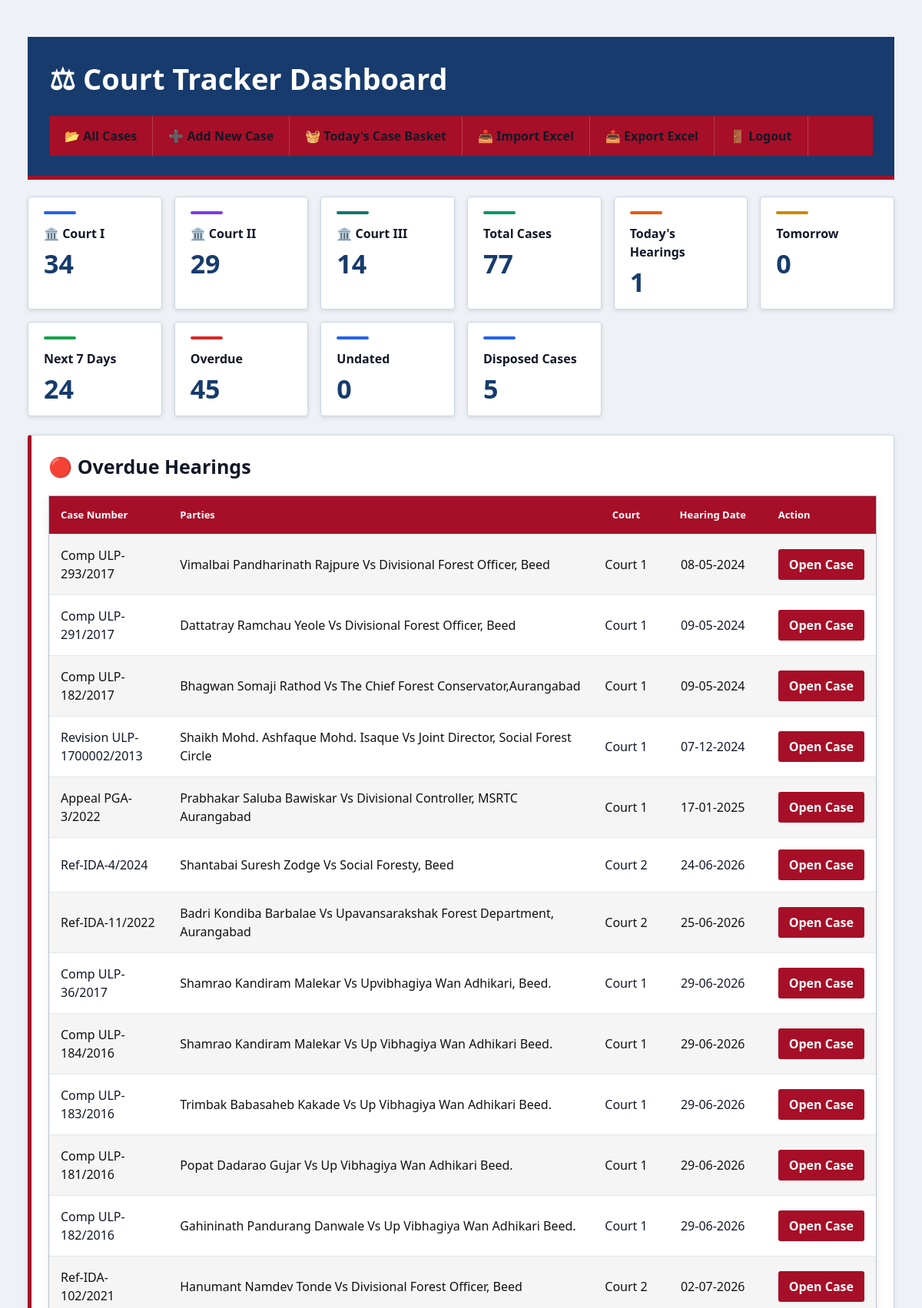
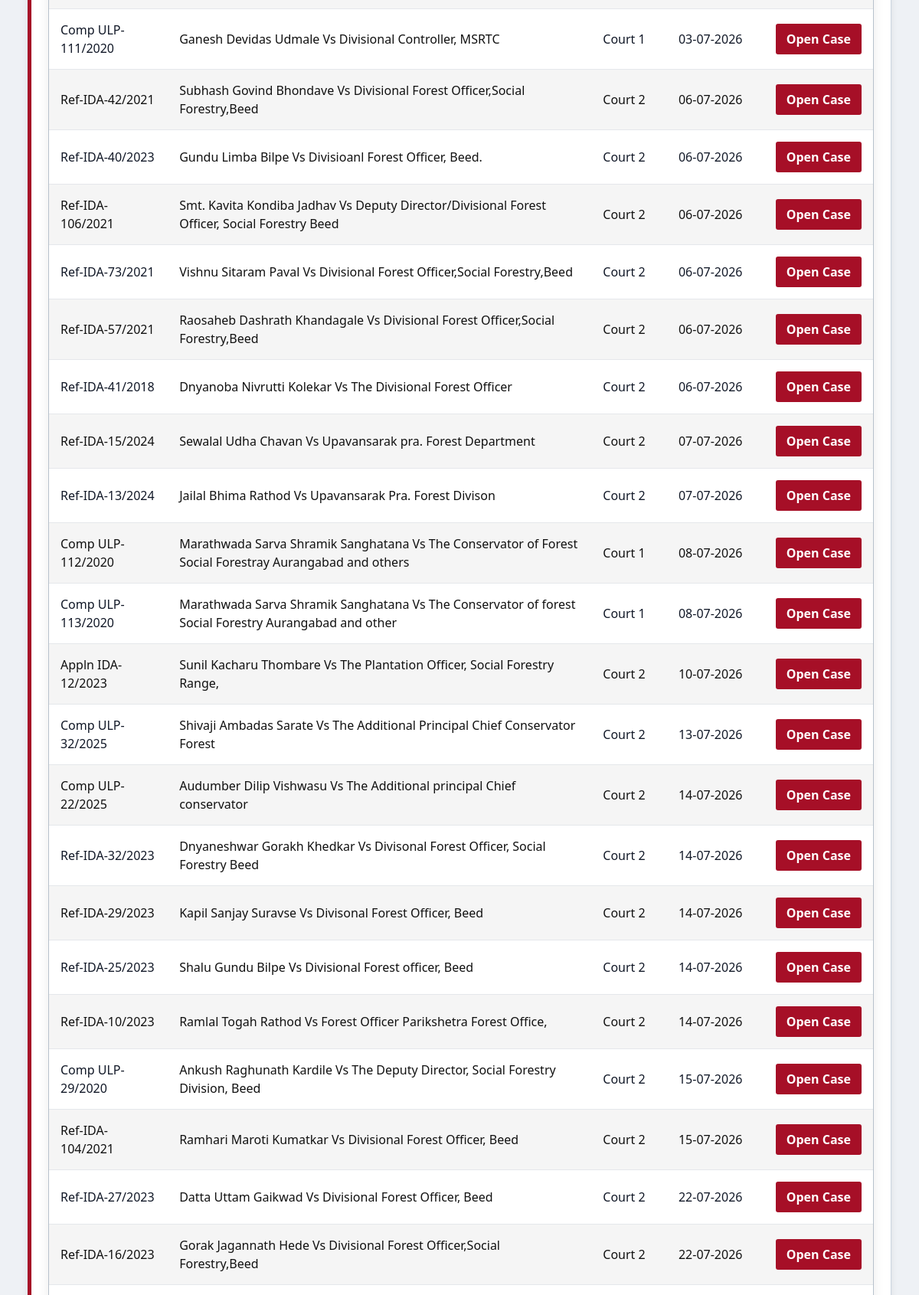
Screenshot of / (signed in, upper part) with the database file from the repository (2 pictures, top to bottom).
### app.py (models this page shows)
class Case(db.Model):
    id = db.Column(
        db.Integer,
        primary_key=True
    )
    case_no = db.Column(
        db.String(100),
        nullable=False
    )
    crn_no = db.Column(
        db.String(100),
        nullable=True
    )
    advocate_name = db.Column(
        db.String(200),
        nullable=True
    )
    case_disposed = db.Column(
        db.String(20),
        nullable=True,
        default="No"
    )
    court_no = db.Column(
        db.Integer,
        nullable=False
    )
    parties = db.Column(
        db.String(200),
        nullable=False
    )
    case_stage = db.Column(
        db.String(100),
        nullable=False
    )
    case_stage_other = db.Column(
        db.String(200),
        nullable=True
    )
    next_hearing_date = db.Column(
        db.Date,
        nullable=True
    )
    decision_date = db.Column(
        db.Date,
        nullable=True
    )
    today_serial_no = db.Column(
        db.Integer,
        nullable=True
    )
    hearings = db.relationship(
        "Hearing",
        backref="case",
        lazy=True,
        cascade="all, delete-orphan"
    )
    evidences = db.relationship(
        "Evidence",
        backref="case",
        lazy=True,
        cascade="all, delete-orphan"
    )

### app.py (the view)
@app.route("/")
@login_required
def home():
    today = date.today()
    tomorrow = today + timedelta(
        days=1
    )
    next_7_days = today + timedelta(
        days=7
    )
    total_cases = Case.query.count()
    court_1_count = Case.query.filter_by(
        court_no=1
    ).count()
    court_2_count = Case.query.filter_by(
        court_no=2
    ).count()
    court_3_count = Case.query.filter_by(
        court_no=3
    ).count()
    past_cases = Case.query.filter(
        Case.next_hearing_date < today
    ).count()
    todays_cases = Case.query.filter(
        Case.next_hearing_date == today
    ).count()
    tomorrow_cases = Case.query.filter(
        Case.next_hearing_date == tomorrow
    ).count()
    upcoming_cases = Case.query.filter(
        Case.next_hearing_date > today
    ).count()
    next_7_days_count = Case.query.filter(
        Case.next_hearing_date >= today,
        Case.next_hearing_date <= next_7_days
    ).count()
    undated_cases = Case.query.filter(
        Case.next_hearing_date.is_(None),
        Case.decision_date.is_(None),
        Case.case_disposed != "Yes"
    ).count()
    disposed_cases = Case.query.filter_by(
        case_disposed="Yes"
    ).count()
    notice_count = Case.query.filter_by(
        case_stage="Notice"
    ).count()
    admission_count = Case.query.filter_by(
        case_stage="Admission"
    ).count()
    hearing_count = Case.query.filter_by(
        case_stage="Hearing"
    ).count()
    evidence_count = Case.query.filter_by(
        case_stage="Evidence"
    ).count()
    cross_examination_count = Case.query.filter_by(
        case_stage="Cross Examination"
    ).count()
    arguments_count = Case.query.filter_by(
        case_stage="Arguments"
    ).count()
    final_arguments_count = Case.query.filter_by(
        case_stage="Final Arguments"
    ).count()
    final_hearing_count = Case.query.filter_by(
        case_stage="Final Hearing"
    ).count()
    judgment_count = Case.query.filter_by(
        case_stage="Judgment"
    ).count()
    order_count = Case.query.filter_by(
        case_stage="Order"
    ).count()
    todays_hearings = Case.query.filter(
        Case.next_hearing_date == today
    ).order_by(
        Case.court_no
    ).all()
    tomorrow_hearings = Case.query.filter(
        Case.next_hearing_date == tomorrow
    ).order_by(
        Case.court_no
    ).all()
    upcoming_hearings = Case.query.filter(
        Case.next_hearing_date > tomorrow,
        Case.next_hearing_date <= next_7_days
    ).order_by(
        Case.next_hearing_date
    ).all()
    overdue_hearings = Case.query.filter(
        Case.next_hearing_date < today
    ).order_by(
        Case.next_hearing_date
    ).all()
    recent_hearings = Hearing.query.order_by(
        Hearing.id.desc()
    ).limit(5).all()
    recent_evidences = Evidence.query.order_by(
        Evidence.id.desc()
    ).limit(5).all()
    return render_template(
        "dashboard.html",
        total_cases=total_cases,
        court_1_count=court_1_count,
        court_2_count=court_2_count,
        court_3_count=court_3_count,
        past_cases=past_cases,
        todays_cases=todays_cases,
        tomorrow_cases=tomorrow_cases,
        upcoming_cases=upcoming_cases,
        next_7_days_count=next_7_days_count,
        undated_cases=undated_cases,
        disposed_cases=disposed_cases,
        notice_count=notice_count,
        admission_count=admission_count,
        hearing_count=hearing_count,
        evidence_count=evidence_count,
        cross_examination_count=cross_examination_count,
        arguments_count=arguments_count,
        final_arguments_count=final_arguments_count,
        final_hearing_count=final_hearing_count,
        judgment_count=judgment_count,
        order_count=order_count,
        todays_hearings=todays_hearings,
        tomorrow_hearings=tomorrow_hearings,
        upcoming_hearings=upcoming_hearings,
        overdue_hearings=overdue_hearings,
        recent_hearings=recent_hearings,
        recent_evidences=recent_evidences,
        today=today,
        tomorrow=tomorrow
    )

### app.py (called while the page is built, shortened)
def login_required(view):
    @wraps(view)
    def wrapped_view(*args, **kwargs):
        return view(*args, **kwargs)
    return wrapped_view

### templates/dashboard.html (shortened to what this page needs)
<!DOCTYPE html>
<html lang="en">
<head>
    <link rel="stylesheet" href="{{ url_for('static', filename='style.css') }}">
</head>
<body>
<div class="container">
<header class="topbar">
    <h1>⚖ Court Tracker Dashboard</h1>
    <nav class="nav">
        <a href="/cases">📂 All Cases</a>
        <a href="/add-case">➕ Add New Case</a>
        <a href="/today-cases">🧺 Today's Case Basket</a>
        <a href="/import-excel">📥 Import Excel</a>
        <a href="/export-excel">📤 Export Excel</a>
        <a href="/logout">🚪 Logout</a>
    </nav>
</header>
<div class="stats-container">
    <a href="/cases?court_no=1" class="stat-card">
    <h3>🏛️ Court I</h3>
    <div class="number">{{ court_1_count }}</div>
</a>
<a href="/cases?court_no=2" class="stat-card">
    <h3>🏛️ Court II</h3>
    <div class="number">{{ court_2_count }}</div>
</a>
<a href="/cases?court_no=3" class="stat-card">
    <h3>🏛️ Court III</h3>
    <div class="number">{{ court_3_count }}</div>
</a>
    <a href="/cases" class="stat-card">
        <h3>Total Cases</h3>
        <div class="number">{{ total_cases }}</div>
    </a>
    <a href="/cases?hearing_status=today" class="stat-card">
        <h3>Today's Hearings</h3>
        <div class="number">{{ todays_cases }}</div>
    </a>
    <a href="/cases?hearing_status=tomorrow" class="stat-card">
        <h3>Tomorrow</h3>
        <div class="number">{{ tomorrow_cases }}</div>
    </a>
    <a href="/cases?hearing_status=upcoming" class="stat-card">
        <h3>Next 7 Days</h3>
        <div class="number">{{ next_7_days_count }}</div>
    </a>
    <a href="/cases?hearing_status=past" class="stat-card">
        <h3>Overdue</h3>
        <div class="number">{{ past_cases }}</div>
    </a>
    <a href="/cases?hearing_status=undated" class="stat-card">
        <h3>Undated</h3>
        <div class="number">{{ undated_cases }}</div>
    </a>
    <a href="/cases?case_disposed=Yes" class="stat-card">
        <h3>Disposed Cases</h3>
        <div class="number">{{ disposed_cases }}</div>
    </a>
</div>
<section class="section overdue">
<h2>🔴 Overdue Hearings</h2>
{% if overdue_hearings %}
<div class="table-container">
<table>
<tr>
    <th>Case Number</th>
    <th>Parties</th>
    <th>Court</th>
    <th>Hearing Date</th>
    <th>Action</th>
</tr>
{% for case in overdue_hearings %}
<tr>
    <td>{{ case.case_no }}</td>
    <td>{{ case.parties }}</td>
    <td>Court {{ case.court_no }}</td>
    <td>{{ case.next_hearing_date.strftime("%d-%m-%Y") }}</td>
    <td><a class="open-btn" href="/case/{{ case.id }}">Open Case</a></td>
</tr>
{% endfor %}
</table>
</div>
{% else %}
<p class="empty-message">✅ No overdue hearings.</p>
{% endif %}
</section>
</div>
</body>
</html>

### static/style.css (style rules this page uses)
:root { --primary: #2563eb; --primary-dark: #1d4ed8; --success: #15803d; --danger: #dc2626; --warning: #b45309; --bg: #f4f6f8; --surface: #ffffff; --text: #1f2937; --muted: #6b7280; --border: #d1d5db; --shadow: 0 4px 14px rgba(0, 0, 0, 0.08); --radius: 10px; }
* { box-sizing: border-box; }
html { -webkit-text-size-adjust: 100%; }
body { margin: 0; padding: 20px; min-height: 100vh; font-family: Arial, sans-serif; background: var(--bg); color: var(--text); line-height: 1.5; }
.container { width: min(100%, 1200px); margin: 0 auto; }
h1, h2, h3, p { overflow-wrap: anywhere; }
h1 { margin: 0 0 22px; font-size: clamp(24px, 4vw, 32px); }
h2 { margin-top: 28px; font-size: clamp(20px, 3vw, 25px); }
h3 { font-size: 18px; }
a { color: var(--primary); }
.table-container { width: 100%; overflow-x: auto; background: var(--surface); border-radius: var(--radius); box-shadow: var(--shadow); -webkit-overflow-scrolling: touch; }
table { width: 100%; min-width: 680px; border-collapse: collapse; background: var(--surface); }
th, td { padding: 12px 14px; border-bottom: 1px solid #e5e7eb; text-align: left; vertical-align: top; white-space: normal; }
th { position: sticky; top: 0; background: var(--primary); color: #fff; white-space: nowrap; }
.nav a { color: #172033 !important; font-weight: 800 !important; }
.stat-card { color: #172033 !important; }
.stat-card h3 { color: #1e293b !important; font-weight: 800 !important; }
.number { color: #1e4fa8 !important; }
.section h2 { color: #172033 !important; font-weight: 800 !important; }
td { color: #172033 !important; font-weight: 600 !important; }
th { color: #ffffff !important; font-weight: 800 !important; white-space: nowrap; }
th:nth-child(4), td:nth-child(4) { white-space: nowrap !important; min-width: 130px; width: 130px; text-align: center; }
th:nth-child(3), td:nth-child(3) { text-align: center; white-space: nowrap; min-width: 70px; }
td:nth-child(2) { color: #172033 !important; min-width: 450px; }
tbody tr:nth-child(even) td { background: #f3f6fa !important; }
body { background: #eef1f5 !important; color: #111827 !important; font-family: Arial, Helvetica, sans-serif; }
.container { background: transparent !important; }
.topbar { background: #173b6c !important; border-radius: 0 !important; box-shadow: none !important; border-bottom: 5px solid #a60f27 !important; }
.topbar h1 { color: #ffffff !important; font-weight: 800 !important; }
.nav { background: #a60f27 !important; padding: 0 !important; gap: 0 !important; }
.nav a { background: #a60f27 !important; color: #ffffff !important; border-radius: 0 !important; border: none !important; border-right: 1px solid rgba(255,255,255,0.18) !important; box-shadow: none !important; font-weight: 700 !important; min-height: 48px !important; padding: 14px 20px !important; }
.stats-container { gap: 16px !important; }
.stat-card { background: #ffffff !important; border: 1px solid #cbd5e1 !important; border-radius: 4px !important; box-shadow: 0 2px 6px rgba(0,0,0,0.10) !important; color: #111111 !important; }
.stat-card h3 { color: #111111 !important; font-weight: 800 !important; }
.number { color: #173b6c !important; font-weight: 800 !important; }
.section { background: #ffffff !important; border: 1px solid #cbd5e1 !important; border-left: 5px solid #a60f27 !important; border-radius: 4px !important; box-shadow: 0 2px 8px rgba(0,0,0,0.08) !important; }
.section h2 { color: #111111 !important; font-weight: 800 !important; }
.table-container { border: 1px solid #b8c2cc !important; border-radius: 0 !important; }
th { background: #a60f27 !important; color: #ffffff !important; font-weight: 800 !important; padding: 15px !important; white-space: nowrap !important; }
td { color: #111111 !important; background: #ffffff !important; font-weight: 500 !important; padding: 15px !important; border-top: 1px solid #d1d5db !important; }
tbody tr:nth-child(even) td { background: #f5f5f5 !important; color: #111111 !important; }
th:nth-child(4), td:nth-child(4) { min-width: 140px !important; width: 140px !important; white-space: nowrap !important; word-break: keep-all !important; overflow-wrap: normal !important; }
th:nth-child(3), td:nth-child(3) { width: 80px !important; text-align: center !important; white-space: nowrap !important; }
td:nth-child(2) { color: #111111 !important; white-space: normal !important; }
.open-btn { background: #a60f27 !important; color: #ffffff !important; border-radius: 3px !important; font-weight: 700 !important; }

### rows the page displays
Case: case_no "Comp ULP-293/2017", parties "Vimalbai Pandharinath Rajpure Vs Divisional Forest Officer, Beed", court_no "1", next_hearing_date "08-05-2024"
Case: case_no "Comp ULP-291/2017", parties "Dattatray Ramchau Yeole Vs Divisional Forest Officer, Beed", court_no "1", next_hearing_date "09-05-2024"
Case: case_no "Comp ULP-182/2017", parties "Bhagwan Somaji Rathod Vs The Chief Forest Conservator,Aurangabad", court_no "1", next_hearing_date "09-05-2024"
Case: case_no "Revision ULP-1700002/2013", parties "Shaikh Mohd. Ashfaque Mohd. Isaque Vs Joint Director, Social Forest Circle", court_no "1", next_hearing_date "07-12-2024"
Case: case_no "Appeal PGA-3/2022", parties "Prabhakar Saluba Bawiskar Vs Divisional Controller, MSRTC Aurangabad", court_no "1", next_hearing_date "17-01-2025"
Case: case_no "Ref-IDA-4/2024", parties "Shantabai Suresh Zodge Vs Social Foresty, Beed", court_no "2", next_hearing_date "24-06-2026"
Case: case_no "Ref-IDA-11/2022", parties "Badri Kondiba Barbalae Vs Upavansarakshak Forest Department, Aurangabad", court_no "2", next_hearing_date "25-06-2026"
Case: case_no "Comp ULP-36/2017", parties "Shamrao Kandiram Malekar Vs Upvibhagiya Wan Adhikari, Beed.", court_no "1", next_hearing_date "29-06-2026"
Case: case_no "Comp ULP-184/2016", parties "Shamrao Kandiram Malekar Vs Up Vibhagiya Wan Adhikari Beed.", court_no "1", next_hearing_date "29-06-2026"
Case: case_no "Comp ULP-183/2016", parties "Trimbak Babasaheb Kakade Vs Up Vibhagiya Wan Adhikari Beed.", court_no "1", next_hearing_date "29-06-2026"
Case: case_no "Comp ULP-181/2016", parties "Popat Dadarao Gujar Vs Up Vibhagiya Wan Adhikari Beed.", court_no "1", next_hearing_date "29-06-2026"
Case: case_no "Comp ULP-182/2016", parties "Gahininath Pandurang Danwale Vs Up Vibhagiya Wan Adhikari Beed.", court_no "1", next_hearing_date "29-06-2026"
Case: case_no "Ref-IDA-102/2021", parties "Hanumant Namdev Tonde Vs Divisional Forest Officer, Beed", court_no "2", next_hearing_date "02-07-2026"
Case: case_no "Comp ULP-111/2020", parties "Ganesh Devidas Udmale Vs Divisional Controller, MSRTC", court_no "1", next_hearing_date "03-07-2026"
Case: case_no "Ref-IDA-42/2021", parties "Subhash Govind Bhondave Vs Divisional Forest Officer,Social Forestry,Beed", court_no "2", next_hearing_date "06-07-2026"
Case: case_no "Ref-IDA-40/2023", parties "Gundu Limba Bilpe Vs Divisioanl Forest Officer, Beed.", court_no "2", next_hearing_date "06-07-2026"
Case: case_no "Ref-IDA-106/2021", parties "Smt. Kavita Kondiba Jadhav Vs Deputy Director/Divisional Forest Officer, Social Forestry Beed", court_no "2", next_hearing_date "06-07-2026"
Case: case_no "Ref-IDA-73/2021", parties "Vishnu Sitaram Paval Vs Divisional Forest Officer,Social Forestry,Beed", court_no "2", next_hearing_date "06-07-2026"
Case: case_no "Ref-IDA-57/2021", parties "Raosaheb Dashrath Khandagale Vs Divisional Forest Officer,Social Forestry,Beed", court_no "2", next_hearing_date "06-07-2026"
Case: case_no "Ref-IDA-41/2018", parties "Dnyanoba Nivrutti Kolekar Vs The Divisional Forest Officer", court_no "2", next_hearing_date "06-07-2026"
Case: case_no "Ref-IDA-15/2024", parties "Sewalal Udha Chavan Vs Upavansarak pra. Forest Department", court_no "2", next_hearing_date "07-07-2026"
Case: case_no "Ref-IDA-13/2024", parties "Jailal Bhima Rathod Vs Upavansarak Pra. Forest Divison", court_no "2", next_hearing_date "07-07-2026"
Case: case_no "Comp ULP-112/2020", parties "Marathwada Sarva Shramik Sanghatana Vs The Conservator of Forest Social Forestray Aurangabad and others", court_no "1", next_hearing_date "08-07-2026"
Case: case_no "Comp ULP-113/2020", parties "Marathwada Sarva Shramik Sanghatana Vs The Conservator of forest Social Forestry Aurangabad and other", court_no "1", next_hearing_date "08-07-2026"
Case: case_no "Appln IDA-12/2023", parties "Sunil Kacharu Thombare Vs The Plantation Officer, Social Forestry Range,", court_no "2", next_hearing_date "10-07-2026"
Case: case_no "Comp ULP-32/2025", parties "Shivaji Ambadas Sarate Vs The Additional Principal Chief Conservator Forest", court_no "2", next_hearing_date "13-07-2026"
Case: case_no "Comp ULP-22/2025", parties "Audumber Dilip Vishwasu Vs The Additional principal Chief conservator", court_no "2", next_hearing_date "14-07-2026"
Case: case_no "Ref-IDA-32/2023", parties "Dnyaneshwar Gorakh Khedkar Vs Divisonal Forest Officer, Social Forestry Beed", court_no "2", next_hearing_date "14-07-2026"
Case: case_no "Ref-IDA-29/2023", parties "Kapil Sanjay Suravse Vs Divisonal Forest Officer, Beed", court_no "2", next_hearing_date "14-07-2026"
Case: case_no "Ref-IDA-25/2023", parties "Shalu Gundu Bilpe Vs Divisional Forest officer, Beed", court_no "2", next_hearing_date "14-07-2026"
Case: case_no "Ref-IDA-10/2023", parties "Ramlal Togah Rathod Vs Forest Officer Parikshetra Forest Office,", court_no "2", next_hearing_date "14-07-2026"
Case: case_no "Comp ULP-29/2020", parties "Ankush Raghunath Kardile Vs The Deputy Director, Social Forestry Division, Beed", court_no "2", next_hearing_date "15-07-2026"
Case: case_no "Ref-IDA-104/2021", parties "Ramhari Maroti Kumatkar Vs Divisional Forest Officer, Beed", court_no "2", next_hearing_date "15-07-2026"
Case: case_no "Ref-IDA-27/2023", parties "Datta Uttam Gaikwad Vs Divisional Forest Officer, Beed", court_no "2", next_hearing_date "22-07-2026"
Case: case_no "Ref-IDA-16/2023", parties "Gorak Jagannath Hede Vs Divisional Forest Officer,Social Forestry,Beed", court_no "2", next_hearing_date "22-07-2026"

### other values shown
{{ court_1_count }} "34"
{{ court_2_count }} "29"
{{ court_3_count }} "14"
{{ total_cases }} "77"
{{ todays_cases }} "1"
{{ tomorrow_cases }} "0"
{{ next_7_days_count }} "24"
{{ past_cases }} "45"
{{ undated_cases }} "0"
{{ disposed_cases }} "5"
